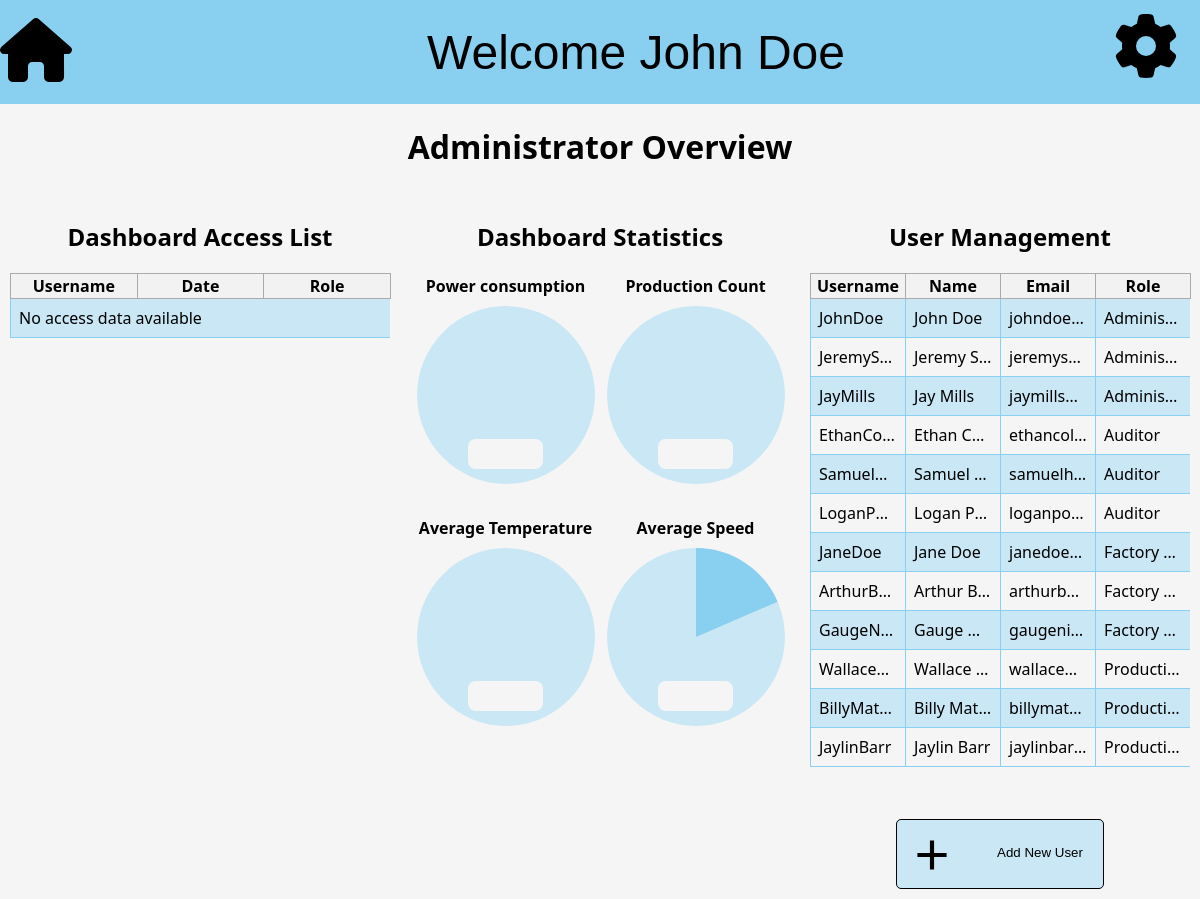
The page /Administrator/admin-home.php (signed in) on the database its author committed.
### tables this page shows
CREATE TABLE account (
    id int NOT NULL AUTO_INCREMENT,
    username varchar(100) NOT NULL,
    password varchar(60) NOT NULL,
    name varchar(100) NOT NULL,
    email varchar(100),
    notes varchar(10000) DEFAULT '',
    role_id int NOT NULL,
    PRIMARY KEY (id),
    FOREIGN KEY (role_id) REFERENCES role(id)
);

CREATE TABLE role (
    id int NOT NULL AUTO_INCREMENT,
    name varchar(20) NOT NULL,
    PRIMARY KEY (id)
);

### Administrator/admin-home.php (the view, shortened to what this page needs)
<!DOCTYPE html>
<html lang="en">
<head>
    <link rel="stylesheet" type="text/css" href="../Style/Administrator.css">
    <link rel="stylesheet" type="text/css" href="../Style/Skeleton.css">
</head>
<header>
    <div id="home-icon-div-admin">
        <a href="../Administrator/admin-home.php?search-box=">
            <img src="../Style/Images/home-button.svg" alt="home button image" id="Home-icon">
        </a>
    </div>
    <div id="Welcome-message">
        <a href="../logout.php">
            <p>Welcome <?php echo("$_SESSION[username]"); ?>
            </p>
        </a>
    </div>
    <div>
        <details id="settings-dropdown">
            <summary>
            <img src="../Style/Images/settings-cog.svg" alt="Settings cog" id="Settings-icon">
            </summary>
        </details>
    </div>
</header>
<body>
<h1>Administrator Overview</h1>
    <div id="quick-view">
        <div id="monitor-access">
            <h2>Dashboard Access List</h2>
                <table>
                    <thead class="access-list-table">
                        <tr>
                            <th class="access-list-header">Username</th>
                            <th class="access-list-header">Date</th>
                            <th class="access-list-header">Role</th>
                        </tr>
                    </thead>
                    <tbody>
                        <?php
                        require_once "../inc/dbconn.inc.php";
                        $sql = "
                        SELECT a.username, al.timestamp, r.name AS role
                        FROM access_log al
                        JOIN account a ON al.user_id = a.id
                        JOIN role r ON a.role_id = r.id
                        ";
                        $result = $conn->query($sql);
                        if ($result->num_rows > 0) {
                            while($row = $result->fetch_assoc()) {
                                echo "<tr>";
                                    echo "<td>" . $row["username"] . "</td>";
                                    echo "<td>" . $row["timestamp"] . "</td>";
                                    echo "<td>" . $row["role"] . "</td>";
                                echo "</tr>";
                            }
                        } else {
                            echo "<tr><td colspan='4'>No access data available</td></tr>";
                        }
                        ?>
                    </tbody>
                </table>
        </div>
        <div id="stats-container">
                <h2>Dashboard Statistics</h2>
                    <table>
                        <thead>
                            <tr class="stats-tr">
                                <th class="statistics-header">Power consumption</th>
                                <th class="statistics-header">Production Count</th>
                            </tr>
                            <tr class="stats-tr">
                                <td class="chart-table-box">
                                    <div class="chart-container">
                                        <svg class="chart" viewBox="0 0 36 36">
                                            <circle class="background" r="16" cx="18" cy="18"></circle>
                                            <circle id="power-consumption-chart" class="foreground" r="16" cx="18" cy="18" stroke-dasharray="0 100" transform="rotate(-90 18 18)"></circle>
                                        </svg>
                                    </div>
                                    <div class="display-stats">
                                    </div>
                                </td>
                                <td class="chart-table-box">
                                    <div class="chart-container">
                                        <svg class="chart" viewBox="0 0 36 36">
                                            <circle class="background" r="16" cx="18" cy="18"></circle>
                                            <circle id="production-count-chart" class="foreground" r="16" cx="18" cy="18" stroke-dasharray="0 100" transform="rotate(-90 18 18)"></circle>
                                        </svg>
                                    </div>
                                    <div class="display-stats">
                                    </div>
                                </td>
                            </tr>
                            <tr class="stats-tr">
                                <th class="statistics-header">Average Temperature</th>
                                <th class="statistics-header">Average Speed</th>
                            </tr>
                            <tr class="stats-tr">
                                <td class="chart-table-box">
                                    <div class="chart-container">
                                        <svg class="chart" viewBox="0 0 36 36">
                                            <circle class="background" r="16" cx="18" cy="18"></circle>
                                            <circle id="average-temperature-chart" class="foreground" r="16" cx="18" cy="18" stroke-dasharray="0 100" transform="rotate(-90 18 18)"></circle>
                                        </svg>
                                    </div>
                                    <div class="display-stats">
                                    </div>
                                </td>
                                <td class="chart-table-box">
                                    <div class="chart-container">
                                        <svg class="chart" viewBox="0 0 36 36">
                                            <circle class="background" r="16" cx="18" cy="18"></circle>
                                            <circle id="average-speed-chart" class="foreground" r="16" cx="18" cy="18" stroke-dasharray="18.55 100" transform="rotate(-90 18 18)"></circle>
                                        </svg>
                                    </div>
                                    <div class="display-stats">
                                    </div>
                                </td>
                            </tr>
                        </thead>
                    </table>
        </div>
        <div id="user-management">
            <h2>User Management</h2>
                <table>
                    <thead class="management-list-table">
                        <tr>
                            <th class="management-list-header">Username</th>
                            <th class="management-list-header">Name</th>
                            <th class="management-list-header">Email</th>
                            <th class="management-list-header">Role</th>
                        </tr>
                    </thead>
                    <tbody>
                        <?php
                        $sql = "SELECT a.id, a.username, a.name, a.email, a.notes, r.name AS role_name
                                FROM account a
                                JOIN role r ON a.role_id = r.id";
                        $result = $conn->query($sql);
                        if ($result->num_rows > 0) {
                            while ($row = $result->fetch_assoc()) {
                                echo "<tr onclick=\"openEditDialog(" .
                                $row["id"] . ", '" .
                                htmlspecialchars($row["username"]) . "', '" .
                                htmlspecialchars($row["name"]) . "', '" .
                                htmlspecialchars($row["email"]) . "', '" .
                                htmlspecialchars($row["role_name"]) . "', '" .
                                htmlspecialchars($row["notes"]) . "')\" style='cursor: pointer;'>";
                                echo "<td>" . $row["username"] . "</td>";
                                echo "<td>" . $row["name"] . "</td>";
                                echo "<td>" . $row["email"] . "</td>";
                                echo "<td>" . $row["role_name"] . "</td>";
                                echo "</tr>";
                            }
                        } else {
                            echo "<tr><td colspan='4'>No users found</td></tr>";
                        }
                        ?>
                    </tbody>
                </table>
                <button class="btn-add-new-user" onclick="openAddUserDialog()">Add New User</button>
        </div>
    </div>
</body>
</html>

### Style/Administrator.css (style rules this page uses)
header { font-family: 'Franklin Gothic Medium', 'Arial Narrow', Arial, sans-serif; z-index: 0.5; }
#home-icon-div-admin { left: 25; position: relative; }
h1 { text-align: center; }
body { font-family: 'Segoe UI', Tahoma, Geneva, Verdana, sans-serif; z-index: 0.75; }
#quick-view { display: flex; flex-direction: row; flex-wrap: nowrap; justify-content: space-between; width: 100%; margin: auto; }
table { width: 100%; border-collapse: collapse; margin: 20px 0; table-layout: fixed; }
#monitor-access, #user-management, #stats-container { flex: 1; flex-direction: column; margin: 10px; text-align: center; justify-content: center; box-sizing: border-box; }
#access-list-header, td { border-bottom: 1px solid #89CFF0; border-left: 1px solid #89CFF0; border-right: 1px solid #89CFF0; padding: 8px; text-align: left; overflow: hidden; text-overflow: ellipsis; white-space: nowrap; }
th { background-color: #f2f2f2; border: 1px solid #aaa; }
tr:nth-child(odd) { background-color: #c9e7f5; }
tbody { display: block; overflow-x: hidden; overflow-y: hidden; height: 500px; }
tbody tr { display: table; width: 100%; table-layout: fixed; }
thead, tbody tr { display: table; width: 100%; table-layout: fixed; }
.btn-add-new-user { border-radius: 5px; background-color: #c9e7f5; background-image: url(../Style/Images/add.svg); background-repeat: no-repeat; background-position: 10px 10px; background-size: 50px; border: 1px solid black; height: 70px; line-height: 20px; float: none; padding: 0 20px 1px 100px; }
.chart { width: 100px; height: 100px; }
svg { overflow: visible; }
.display-stats { margin-left: auto; margin-right: auto; width: 75px; height: 30px; background-color: whitesmoke; z-index: 1; position: relative; text-align: center; border-radius: 7.5px; margin-top: -30px; line-height: 30px; font-family: 'Courier New', Courier, monospace; }
.statistics-header { background-color: whitesmoke; border-color: whitesmoke; }
.chart-table-box { height: 200px; text-align: center; background-color: whitesmoke; border: 1px solid whitesmoke; }

### Style/Skeleton.css (style rules this page uses)
body { background-color: whitesmoke; margin: 0; padding: 0; }
header { width: 100vw; height: 13vh; background-color: #89CFF0; display: flex; justify-content: space-between; align-items: center; position: sticky; top: 0vh; z-index: 1000; }
#Welcome-message * { text-align: center; font-size: 4vw; text-decoration: none; color: black; margin: 0; }
#Home-icon { width: auto; height: 8vh; }
#Settings-icon { width: auto; height: 8vh; float: right; }
#settings-dropdown { display: flex; flex-direction: column; position: absolute; right: 1vw; top: 0.6vh; border: 0; border-radius: 0.8vw; background-color: #89CFF0; }
#settings-dropdown summary { display: block; margin: 0; padding: 0.8vw; }

### rows shown on the page
account: username "JohnDoe", name "John Doe", email "johndoe…", role.name "Adminis…"
account: username "JeremyS…", name "Jeremy S…", email "jeremys…", role.name "Adminis…"
account: username "JayMills", name "Jay Mills", email "jaymills…", role.name "Adminis…"
account: username "EthanCo…", name "Ethan C…", email "ethancol…", role.name "Auditor"
account: username "Samuel…", name "Samuel…", email "samuelh…", role.name "Auditor"
account: username "LoganP…", name "Logan P…", email "loganpo…", role.name "Auditor"
account: username "JaneDoe", name "Jane Doe", email "janedoe…", role.name "Factory…"
account: username "ArthurB…", name "Arthur B…", email "arthurb…", role.name "Factory…"
account: username "GaugeNi…", name "Gauge N…", email "gaugeni…", role.name "Factory…"
account: username "Wallace…", name "Wallace…", email "wallaceh…", role.name "Producti…"
account: username "BillyMat…", name "Billy Mat…", email "billymat…", role.name "Producti…"
account: username "JaylinBarr", name "Jaylin Barr", email "jaylinbar…", role.name "Producti…"

### other values the page prints
$_SESSION[username] "John Doe"
